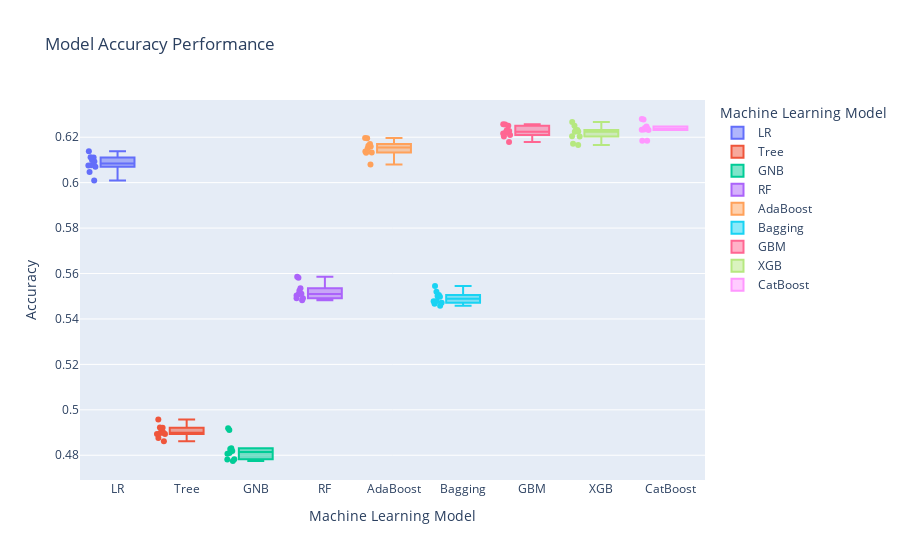

The notebook cell saved with this chart:
### Markdown cell above
## Training Performance Boxplots

### Code cell
fig = px.box(classifmod, x="Model", y="Accuracy", color="Model", points='all',
             labels={"Model": "Machine Learning Model",
                     "Accuracy": "Accuracy"},
             title="Model Accuracy Performance")
fig.show()
fig.write_html("products/plots/model_train_accuracies.html")

### Figure 1 — Plotly figure (JSON) as saved in the notebook; plotly's stock layout.template omitted (floating-point values rounded to 4 significant figures)
{"data": [{"alignmentgroup": "True", "boxpoints": "all", "hovertemplate": "Machine Learning Model=%{x}<br>Accuracy=%{y}<extra></extra>", "legendgroup": "LR", "marker": {"color": "#636efa"}, "name": "LR", "notched": false, "offsetgroup": "LR", "orientation": "v", "showlegend": true, "type": "box", "x": ["LR", "LR", "LR", "LR", "LR", "LR", "LR", "LR", "LR", "LR"], "x0": " ", "xaxis": "x", "y": [0.6075, 0.61, 0.607, 0.6093, 0.6076, 0.6138, 0.6111, 0.6046, 0.6111, 0.601], "y0": " ", "yaxis": "y"}, {"alignmentgroup": "True", "boxpoints": "all", "hovertemplate": "Machine Learning Model=%{x}<br>Accuracy=%{y}<extra></extra>", "legendgroup": "Tree", "marker": {"color": "#EF553B"}, "name": "Tree", "notched": false, "offsetgroup": "Tree", "orientation": "v", "showlegend": true, "type": "box", "x": ["Tree", "Tree", "Tree", "Tree", "Tree", "Tree", "Tree", "Tree", "Tree", "Tree"], "x0": " ", "xaxis": "x", "y": [0.4876, 0.4862, 0.4957, 0.4919, 0.4922, 0.4898, 0.4894, 0.4921, 0.49, 0.4894], "y0": " ", "yaxis": "y"}, {"alignmentgroup": "True", "boxpoints": "all", "hovertemplate": "Machine Learning Model=%{x}<br>Accuracy=%{y}<extra></extra>", "legendgroup": "GNB", "marker": {"color": "#00cc96"}, "name": "GNB", "notched": false, "offsetgroup": "GNB", "orientation": "v", "showlegend": true, "type": "box", "x": ["GNB", "GNB", "GNB", "GNB", "GNB", "GNB", "GNB", "GNB", "GNB", "GNB"], "x0": " ", "xaxis": "x", "y": [0.4806, 0.4783, 0.4919, 0.4775, 0.483, 0.4819, 0.4828, 0.4911, 0.4782, 0.481], "y0": " ", "yaxis": "y"}, {"alignmentgroup": "True", "boxpoints": "all", "hovertemplate": "Machine Learning Model=%{x}<br>Accuracy=%{y}<extra></extra>", "legendgroup": "RF", "marker": {"color": "#ab63fa"}, "name": "RF", "notched": false, "offsetgroup": "RF", "orientation": "v", "showlegend": true, "type": "box", "x": ["RF", "RF", "RF", "RF", "RF", "RF", "RF", "RF", "RF", "RF"], "x0": " ", "xaxis": "x", "y": [0.5503, 0.5492, 0.5582, 0.5511, 0.5586, 0.5509, 0.5482, 0.5491, 0.5525, 0.5535], "y0": " ", "yaxis": "y"}, {"alignmentgroup": "True", "boxpoints": "all", "hovertemplate": "Machine Learning Model=%{x}<br>Accuracy=%{y}<extra></extra>", "legendgroup": "AdaBoost", "marker": {"color": "#FFA15A"}, "name": "AdaBoost", "notched": false, "offsetgroup": "AdaBoost", "orientation": "v", "showlegend": true, "type": "box", "x": ["AdaBoost", "AdaBoost", "AdaBoost", "AdaBoost", "AdaBoost", "AdaBoost", "AdaBoost", "AdaBoost", "AdaBoost", "AdaBoost"], "x0": " ", "xaxis": "x", "y": [0.615, 0.6162, 0.6131, 0.6159, 0.6133, 0.6196, 0.617, 0.6137, 0.6195, 0.608], "y0": " ", "yaxis": "y"}, {"alignmentgroup": "True", "boxpoints": "all", "hovertemplate": "Machine Learning Model=%{x}<br>Accuracy=%{y}<extra></extra>", "legendgroup": "Bagging", "marker": {"color": "#19d3f3"}, "name": "Bagging", "notched": false, "offsetgroup": "Bagging", "orientation": "v", "showlegend": true, "type": "box", "x": ["Bagging", "Bagging", "Bagging", "Bagging", "Bagging", "Bagging", "Bagging", "Bagging", "Bagging", "Bagging"], "x0": " ", "xaxis": "x", "y": [0.5479, 0.5471, 0.5506, 0.5478, 0.5545, 0.5498, 0.5519, 0.5501, 0.5467, 0.5458], "y0": " ", "yaxis": "y"}, {"alignmentgroup": "True", "boxpoints": "all", "hovertemplate": "Machine Learning Model=%{x}<br>Accuracy=%{y}<extra></extra>", "legendgroup": "GBM", "marker": {"color": "#FF6692"}, "name": "GBM", "notched": false, "offsetgroup": "GBM", "orientation": "v", "showlegend": true, "type": "box", "x": ["GBM", "GBM", "GBM", "GBM", "GBM", "GBM", "GBM", "GBM", "GBM", "GBM"], "x0": " ", "xaxis": "x", "y": [0.6227, 0.625, 0.623, 0.6216, 0.621, 0.6256, 0.6257, 0.6203, 0.622, 0.6179], "y0": " ", "yaxis": "y"}, {"alignmentgroup": "True", "boxpoints": "all", "hovertemplate": "Machine Learning Model=%{x}<br>Accuracy=%{y}<extra></extra>", "legendgroup": "XGB", "marker": {"color": "#B6E880"}, "name": "XGB", "notched": false, "offsetgroup": "XGB", "orientation": "v", "showlegend": true, "type": "box", "x": ["XGB", "XGB", "XGB", "XGB", "XGB", "XGB", "XGB", "XGB", "XGB", "XGB"], "x0": " ", "xaxis": "x", "y": [0.6231, 0.6224, 0.6204, 0.6232, 0.6203, 0.6267, 0.625, 0.6166, 0.6225, 0.6171], "y0": " ", "yaxis": "y"}, {"alignmentgroup": "True", "boxpoints": "all", "hovertemplate": "Machine Learning Model=%{x}<br>Accuracy=%{y}<extra></extra>", "legendgroup": "CatBoost", "marker": {"color": "#FF97FF"}, "name": "CatBoost", "notched": false, "offsetgroup": "CatBoost", "orientation": "v", "showlegend": true, "type": "box", "x": ["CatBoost", "CatBoost", "CatBoost", "CatBoost", "CatBoost", "CatBoost", "CatBoost", "CatBoost", "CatBoost", "CatBoost"], "x0": " ", "xaxis": "x", "y": [0.6239, 0.6233, 0.6233, 0.6247, 0.6232, 0.6278, 0.628, 0.6184, 0.6241, 0.6184], "y0": " ", "yaxis": "y"}], "layout": {"boxmode": "overlay", "legend": {"title": {"text": "Machine Learning Model"}, "tracegroupgap": 0}, "title": {"text": "Model Accuracy Performance"}, "xaxis": {"anchor": "y", "categoryarray": ["LR", "Tree", "GNB", "RF", "AdaBoost", "Bagging", "GBM", "XGB", "CatBoost"], "categoryorder": "array", "domain": [0, 1], "title": {"text": "Machine Learning Model"}}, "yaxis": {"anchor": "x", "domain": [0, 1], "title": {"text": "Accuracy"}}}}
